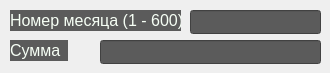
   <widget class="QWidget" name="w8">
    <attribute name="title">
     <string>8</string>
    </attribute>
    <widget class="QLabel" name="label_w1_8">
     <property name="geometry">
      <rect>
       <x>10</x>
       <y>10</y>
       <width>171</width>
       <height>21</height>
      </rect>
     </property>
     <property name="font">
      <font>
       <family>MS Shell Dlg 2</family>
       <pointsize>12</pointsize>
       <weight>50</weight>
       <italic>false</italic>
       <bold>false</bold>
      </font>
     </property>
     <property name="styleSheet">
      <string notr="true">background-color: rgb(91, 91, 91);
font: 12pt &quot;MS Shell Dlg 2&quot;;
color: rgb(246, 255, 245);</string>
     </property>
     <property name="text">
      <string>Номер месяца (1 - 600)</string>
     </property>
    </widget>
    <widget class="QLineEdit" name="lineEdit_w1_8">
     <property name="geometry">
      <rect>
       <x>190</x>
       <y>10</y>
       <width>131</width>
       <height>24</height>
      </rect>
     </property>
     <property name="font">
      <font>
       <family>MS Shell Dlg 2</family>
       <pointsize>12</pointsize>
       <weight>50</weight>
       <italic>false</italic>
       <bold>false</bold>
      </font>
     </property>
     <property name="styleSheet">
      <string notr="true">background-color: rgb(91, 91, 91);
font: 12pt &quot;MS Shell Dlg 2&quot;;
color: rgb(246, 255, 245);</string>
     </property>
    </widget>
    <widget class="QLineEdit" name="lineEdit_w2_8">
     <property name="geometry">
      <rect>
       <x>100</x>
       <y>40</y>
       <width>221</width>
       <height>24</height>
      </rect>
     </property>
     <property name="font">
      <font>
       <family>MS Shell Dlg 2</family>
       <pointsize>12</pointsize>
       <weight>50</weight>
       <italic>false</italic>
       <bold>false</bold>
      </font>
     </property>
     <property name="styleSheet">
      <string notr="true">background-color: rgb(91, 91, 91);
font: 12pt &quot;MS Shell Dlg 2&quot;;
color: rgb(246, 255, 245);</string>
     </property>
    </widget>
    <widget class="QLabel" name="label_w2_8">
     <property name="geometry">
      <rect>
       <x>10</x>
       <y>40</y>
       <width>58</width>
       <height>21</height>
      </rect>
     </property>
     <property name="font">
      <font>
       <family>MS Shell Dlg 2</family>
       <pointsize>12</pointsize>
       <weight>50</weight>
       <italic>false</italic>
       <bold>false</bold>
      </font>
     </property>
     <property name="styleSheet">
      <string notr="true">background-color: rgb(91, 91, 91);
font: 12pt &quot;MS Shell Dlg 2&quot;;
color: rgb(246, 255, 245);</string>
     </property>
     <property name="text">
      <string>Сумма</string>
     </property>
    </widget>
   </widget>
